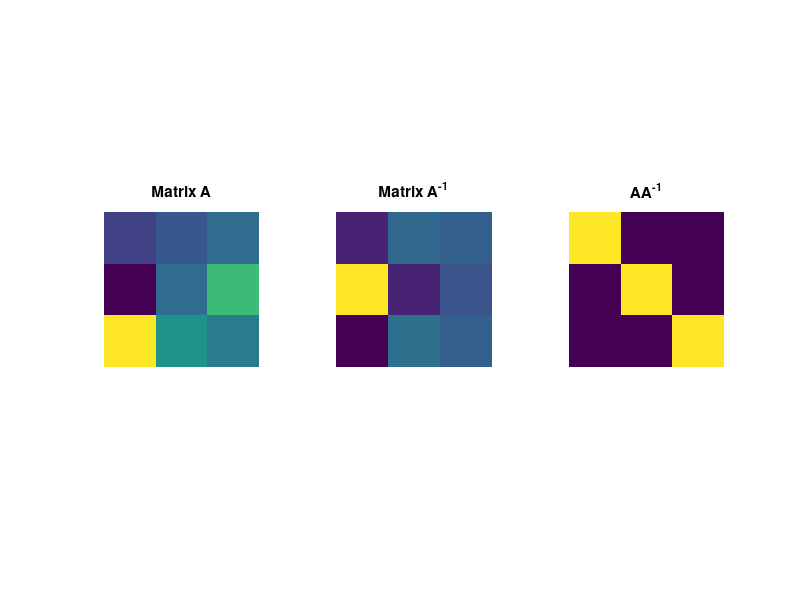
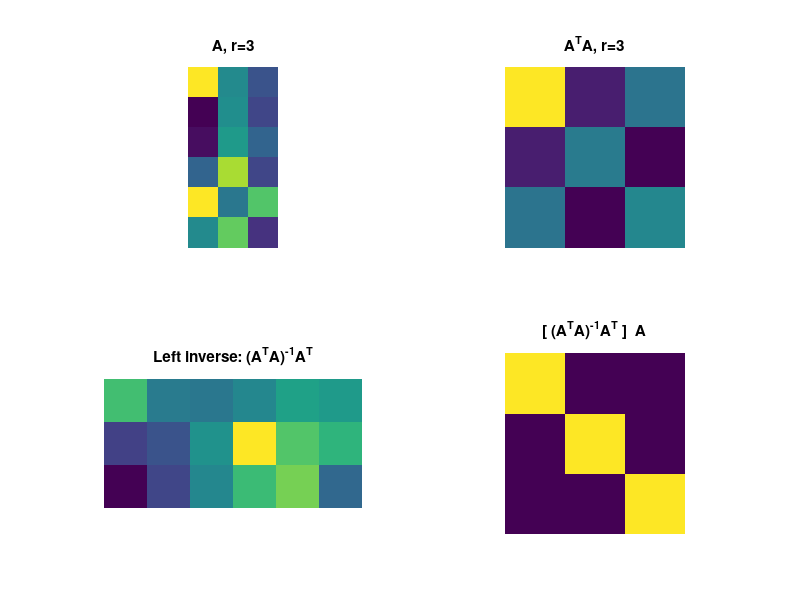
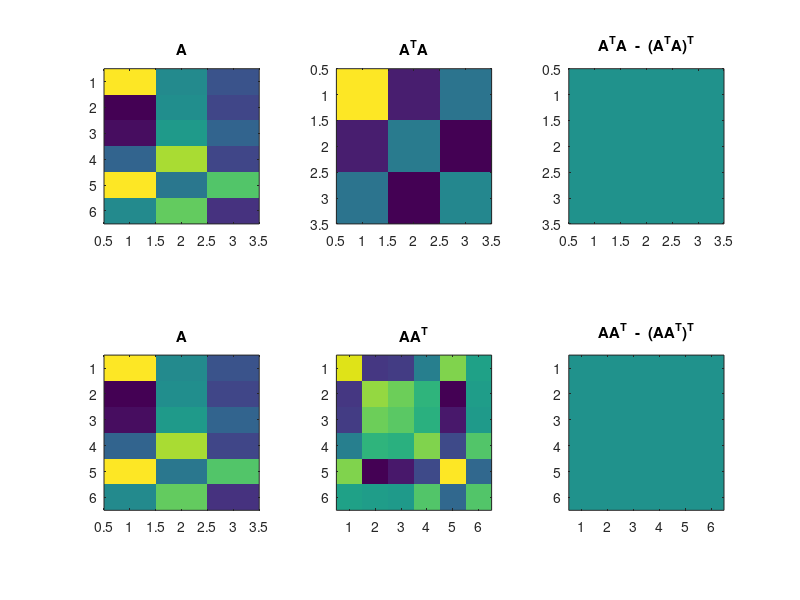

MATLAB code for these plots, in order:
%%
%     COURSE: PCA and multivariate neural signal processing
%    SECTION: Linear algebra crash course
%      VIDEO: MATLAB: inverse and AtA
% Instructor: sincxpress.com
%

%% a clean MATLAB workspace is a clean mental workspace

close all
clear
clc

%% ---------------- %%
%   Matrix inverse   %
%   --------------   %


% size of square matrix
m = 3;

% generate random matrix
A = randn(m);

% compute its inverse
Ainv = inv(A);

% check whether the matrix times its inverse is the identity matrix
id = Ainv*A
% does it work for both orders of multiplication (left and right multiplication)?


% show in an image
figure(1), clf
subplot(131), imagesc(A)
title('Matrix A'), axis square, axis off

subplot(132), imagesc(Ainv)
title('Matrix A^{-1}'), axis square, axis off

subplot(133), imagesc(id)
title('AA^{-1}'), axis square, axis off


% try again with a reduced-rank matrix
A = randn(4,2) * randn(2,4);


%% The left inverse

% sizes
m = 6;
n = 3;

% create matrices
A = randn(m,n);
AtA = A'*A;

% inspect ranks
disp([ 'Rank of A^TA: ' num2str(rank(AtA)) ])

% left inverse
Aleft = inv(AtA)*A';

% now test that the left-inverse times A is identity!
I_left  = Aleft*A;

% and then test using the inverse function
AtA_inv = inv(AtA);
I_AtA   = AtA_inv*AtA;

% does it also work if you right-multiply by the left-inverse??


% show images
figure(2), clf
subplot(221), imagesc(A), axis image, axis off
title([ 'A, r=' num2str(rank(A)) ])

subplot(222), imagesc(AtA), axis image, axis off
title([ 'A^TA, r=' num2str(rank(AtA)) ])

subplot(223), imagesc(Aleft), axis image, axis off
title('Left inverse: (A^TA)^{-1}A^T')

subplot(224), imagesc(I_left), axis image, axis off
title('[ (A^TA)^{-1}A^T ]  A')

%% right inverse

% Repeat the above code for the right-inverse!






%% -------------------------- %%
%   The wonderful matrix AtA   %
%   ------------------------   %


% show that AtA is square

% sizes
m = 6;
n = 3;

% compute it both ways
AtA = A'*A;
AAt = A*A';


disp(size(AtA))
disp(size(AAt))


%% show that it's symmetric

% show the matrices
figure(3), clf

subplot(231)
imagesc(A)
axis square
title('A')

subplot(232)
imagesc(AtA)
axis square
title('A^TA')

subplot(233)
imagesc(AtA - AtA')
axis square
title('A^TA  -  (A^TA)^T')



subplot(234)
imagesc(A)
axis square
title('A')

subplot(235)
imagesc(AAt)
axis square
title('AA^T')

subplot(236)
imagesc(AAt - AAt')
axis square
title('AA^T  -  (AA^T)^T')

%% done.
